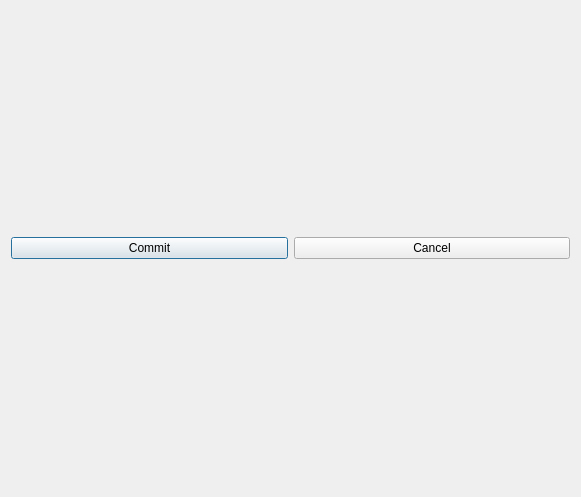
<?xml version="1.0" encoding="UTF-8"?>
<ui version="4.0">
 <class>Dialog</class>
 <widget class="QDialog" name="Dialog">
  <property name="geometry">
   <rect>
    <x>0</x>
    <y>0</y>
    <width>581</width>
    <height>497</height>
   </rect>
  </property>
  <property name="windowTitle">
   <string>Dialog</string>
  </property>
  <layout class="QVBoxLayout" name="verticalLayout">
   <item>
    <layout class="QHBoxLayout" name="horizontalLayoutUpper"/>
   </item>
   <item>
    <layout class="QHBoxLayout" name="horizontalLayout">
     <item>
      <widget class="QPushButton" name="pushButton_Commit">
       <property name="text">
        <string>Commit</string>
       </property>
      </widget>
     </item>
     <item>
      <widget class="QPushButton" name="pushButton_Cancel">
       <property name="text">
        <string>Cancel</string>
       </property>
      </widget>
     </item>
    </layout>
   </item>
  </layout>
 </widget>
 <resources/>
 <connections/>
</ui>
